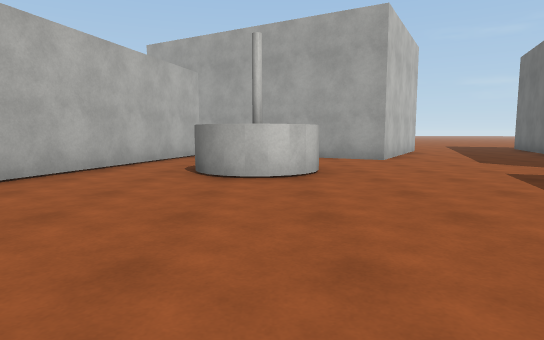
view 1 (above)

24 first-person views from a walk through a 3-D level made in the Unity game engine. The camera is 1.2 m above the floor, tilts 6° down and sees 75° across. The floor is counted in squares, 2 m on a side. Each view is taken from the middle of a square. On the plan, view 1 faces up. The plan holds only what a view shows up to about 10 squares ahead; the rest is blank. The place goes on beyond the plan. The player is left out. Surface patterns are stand-ins for the level's own textures.

view 2
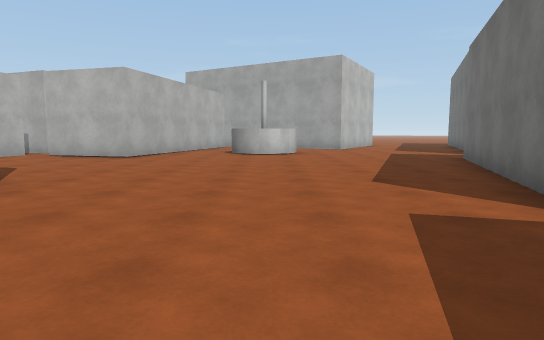

view 3
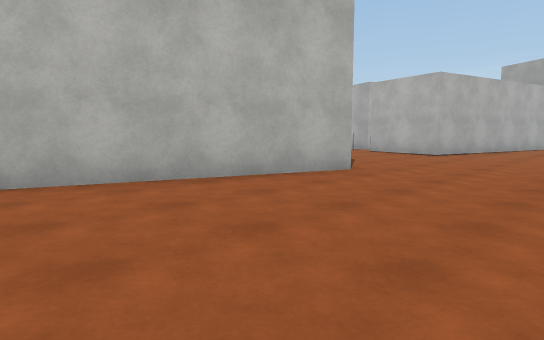

view 4
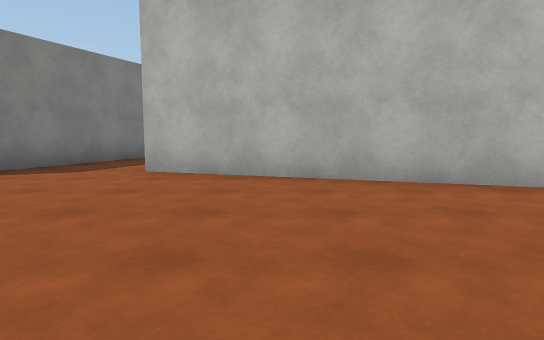

view 5
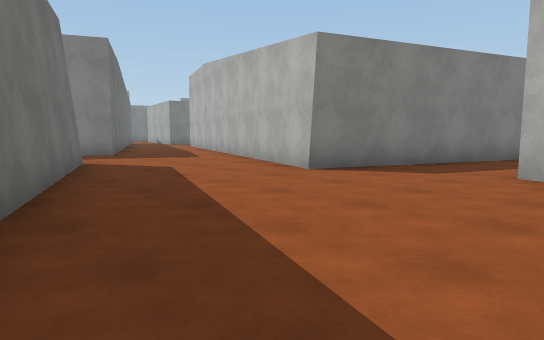

view 6
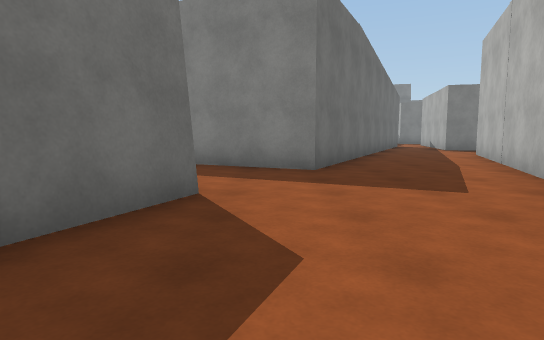

view 7
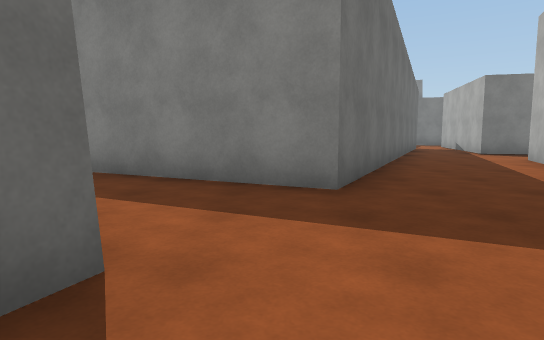

view 8
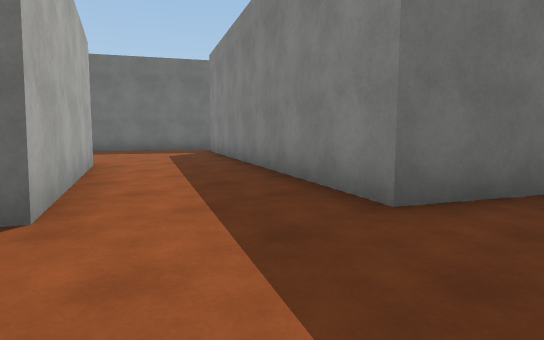

view 9
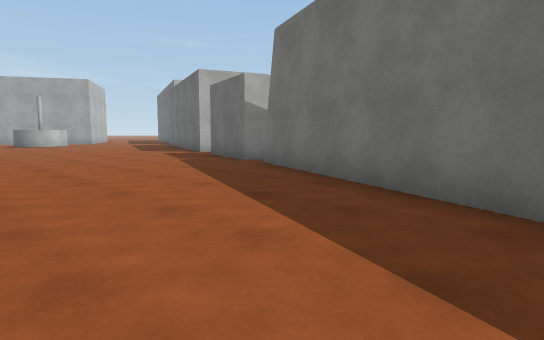

view 10
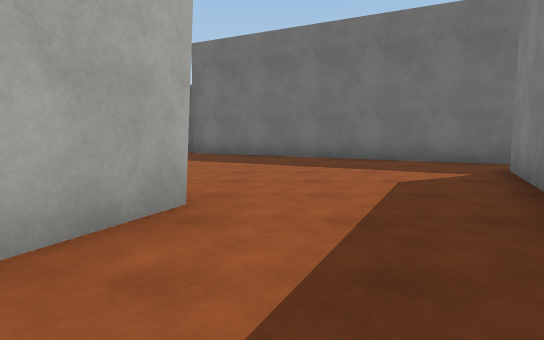

view 11
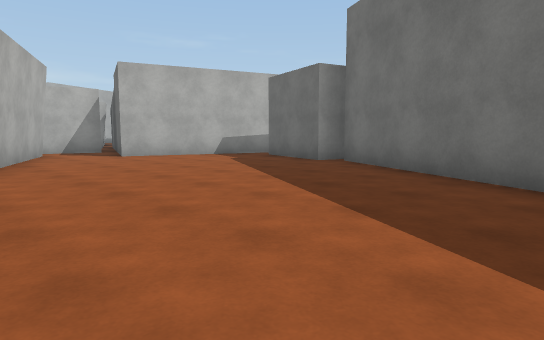

view 12
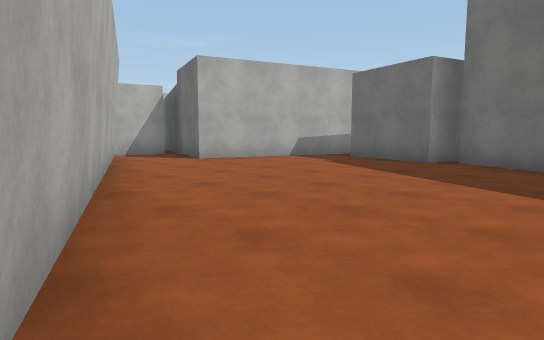

view 13
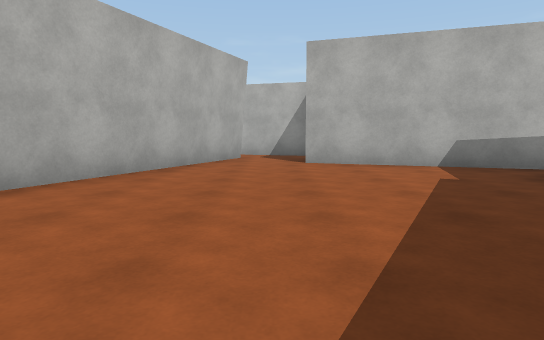

view 14
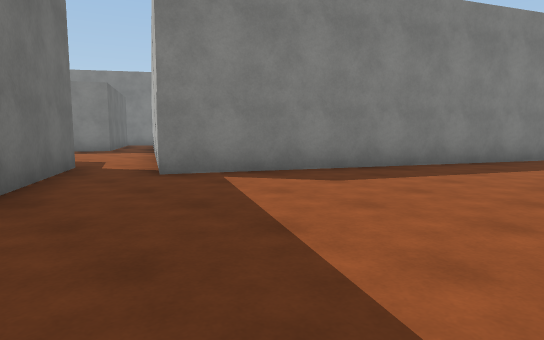

view 15
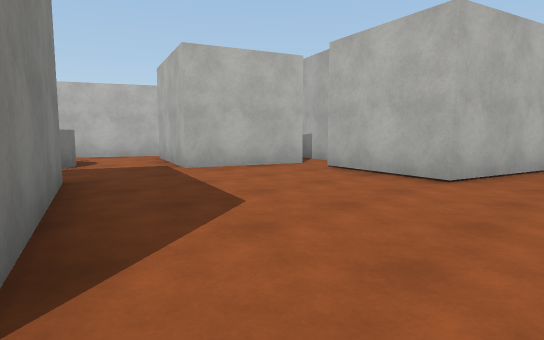

view 16
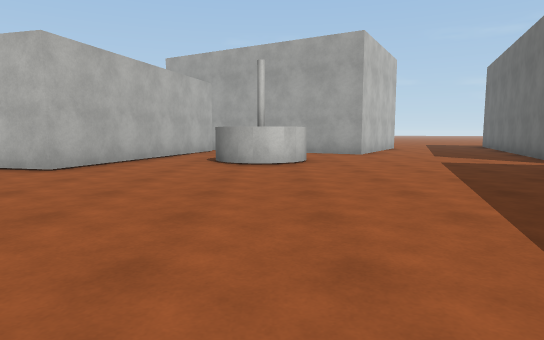

view 17
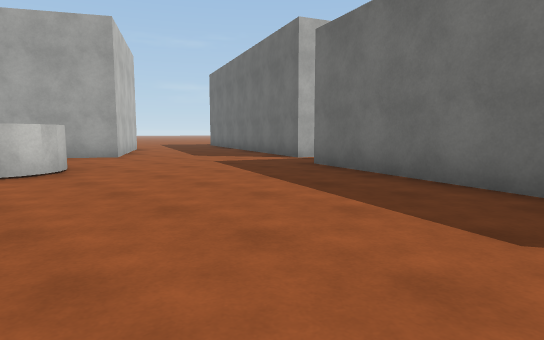

view 18
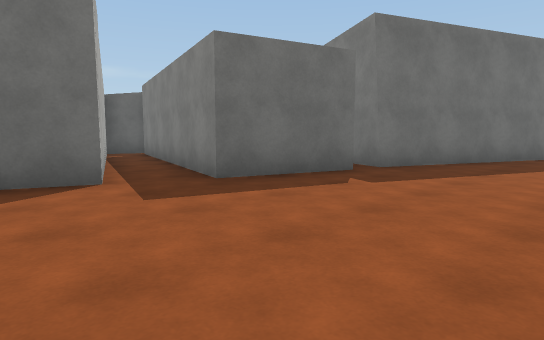

view 19
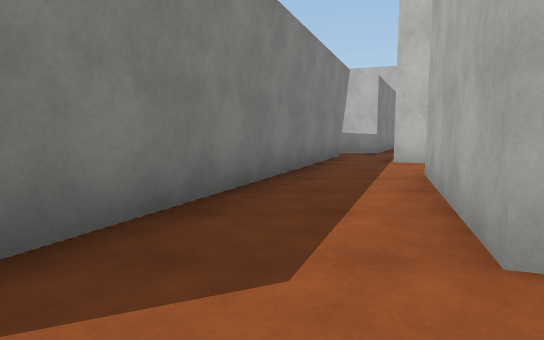

view 20
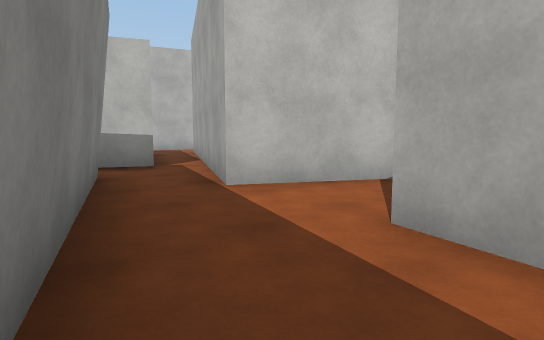

view 21
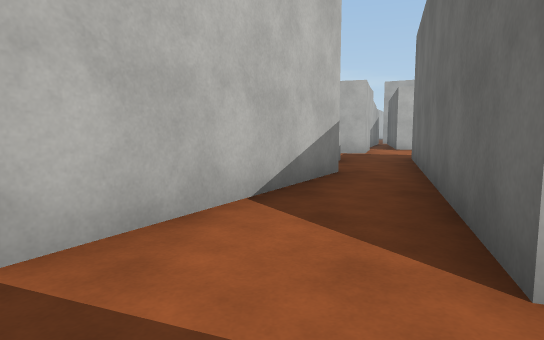

view 22
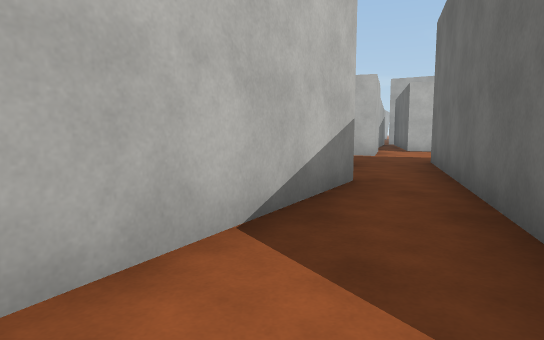

view 23
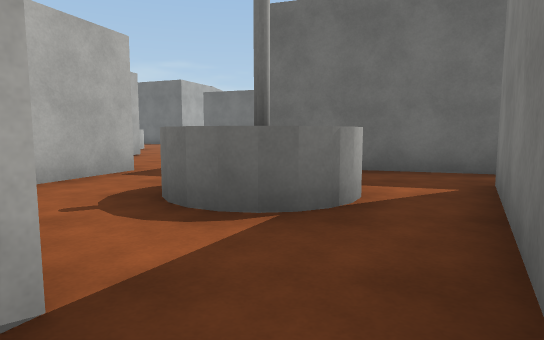

view 24
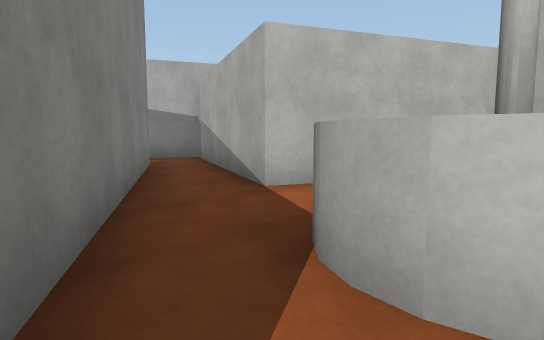

### Floor plan
Points are (right, up) in squares from view 1. A wall is a line through its corners. A room is listed if a view was taken in it or the views show most of it. See-through windows are left out.
Room 1 (views 1, 2, 3, 4, 5, 6, 7, 8, 9, 10, 12, 15, 16, 17, 18, 19, 20)
walls: (1, -6) (1.8, -3.8) (7.7, -5.6); (-3.2, -0.9) (-5.5, -8) (-9.1, -6.8); (-6.8, 0.2) (-3.6, -0.8); (-9.6, -8.7) (-4.6, -10.7) (-8.6, -20.8); (7.4, -4.4) (2.3, -2.5) (4.5, 3.3); (-0.2, 4.6) (-0.7, 4.8); (-6.5, 4.5) (-7.3, 2.2); (-6.6, 5.3) (-7.6, 5.7); (2.1, -16.4) (-2.2, -14.5) (1.1, -6.7); (5.6, 4.6) (6.9, 8.1); (-2.1, 8.6) (-3.5, 3.5) (-5.8, 4.2); (2.9, 8.6) (2.4, 7.8) (1.2, 8.5); (-6.8, -23) (-3.7, -16.7) (1.2, -19.1); (-9.9, -22.5) (-8.8, -22.8) (-8.8, -23.1)
ways out: opening at (1.5, -17.5) to room 2; opening at (-9, -8) to room 3; opening at (-7, 1.5) to room 5
Room 2 (views 11, 13, 14)
walls: (10.2, -14.5) (9.2, -14.2) (9.9, -11.9); (10.5, -11.2) (6.7, -9.9); (1.2, -19.1) (4.5, -20.7) (3.9, -22.2); (5.3, -8.4) (2.1, -16); (5.1, -22.8) (9.6, -14.6)
ways out: opening at (1.5, -17.5) to room 1; opening at (6, -9)
Room 3 (views 21, 22)
walls: (-9.1, -6.8) (-7.9, -3.3); (-10.9, -8.1) (-9.6, -8.7); (-9, -2.6) (-11.2, -6.5)
ways out: opening at (-9, -8) to room 1; opening at (-10, -7) to room 6
Room 4 (view 23)
walls: (-11.9, 0.8) (-14.6, 2.1); (-15.4, 1.1) (-12, -0.9)
ways out: opening at (-11, 0) to room 5
Room 5 (view 24)
walls: (-10.3, -0.4) (-10.4, 0.3); (-9.7, -0.9) (-10, -0.7) (-10.2, -0.5) (-10.5, 0.1) (-10.1, 0.8) (-9.4, 1.2) (-8.7, 0.9); (-12, -0.9) (-9, -2.6); (-7.3, 2.2) (-10, 3.1); (-10.6, 3.5) (-11.9, 0.8); (-7.9, -3.3) (-6.8, 0.2)
ways out: opening at (-7, 1.5) to room 1; opening at (-11, 0) to room 4
Room 6 (no view inside)
walls: (-11.2, -6.5) (-14.7, -4.5); (-13.2, -7.2) (-10.9, -8.1); (-13.7, -6.1) (-14.2, -7)
ways out: opening at (-10, -7) to room 3

Positions as (right, up) in squares from view 1, and headings:
1: (0, 0), facing up
2: (0, -5), facing up
3: (0, -6), facing up-left
4: (0, -6), facing left
5: (0, -7), facing down-left
6: (-3, -11), facing down
7: (-3, -13), facing down
8: (-5, -14), facing down-right
9: (-4, -12), facing up-right
10: (-1, -17), facing right
11: (3, -19), facing up-right
12: (2, -17), facing up-right
13: (6, -17), facing up
14: (7, -16), facing down-left
15: (-2, -1), facing up-left
16: (0, -2), facing up
17: (-1, -1), facing up-right
18: (-2, -1), facing down-right
19: (-4, -9), facing left
20: (-8, -9), facing up-left
21: (-10, -8), facing up
22: (-10, -7), facing up
23: (-13, 0), facing right
24: (-9, -2), facing up-left
